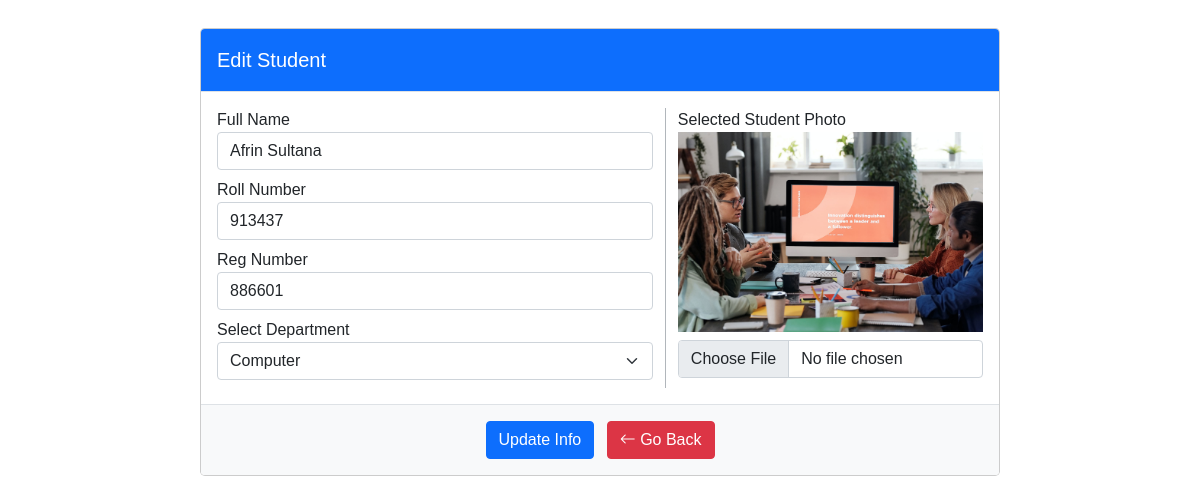
The app's page /editStudent/2 with its own data.
### tables this page shows
CREATE TABLE `student` (
  `id` int(11) NOT NULL,
  `name` varchar(60) NOT NULL,
  `roll` varchar(15) NOT NULL,
  `reg` varchar(20) NOT NULL,
  `department` varchar(50) NOT NULL,
  `photo` varchar(100) NOT NULL
);

### edit_student.php (the view, shortened to what this page needs)
<?php
include('master/header.php')
?>
<div class="container">
    <?php
    $id = $_GET['id'];
    include('database/connect.php');
    $sql = "SELECT * FROM student WHERE id=$id";
    $query = $conn->query($sql);
    $data = $query->fetch_assoc();
    ?>
    <div class="modal-dialog modal-dialog-centered modal-lg">
        <div class="modal-content">
            <div class="modal-header bg-primary text-white">
                <h5 class="modal-title" id="exampleModalLabel">Edit Student</h5>
            </div>
            <form method="POST" action="<?= $path.'database/student.php?action=edit&id='.$data['id']?>" enctype="multipart/form-data">
                <div class="modal-body">
                    <div class="row">
                        <div class="col-md-7 border-right">
                            <div class="form-group mb-2">
                                <label for="">Full Name</label>
                                <input type="text" name="name" value="<?=$data['name']?>" class="form-control" required minlength="4">
                            </div>
                            <div class="form-group mb-2">
                                <label for="">Roll Number</label>
                                <input type="number" name="roll" value="<?=$data['roll']?>" class="form-control" required>
                            </div>
                            <div class="form-group mb-2">
                                <label for="">Reg Number</label>
                                <input type="number" name="reg" value="<?=$data['reg']?>" class="form-control" required>
                            </div>
                            <div class="form-group mb-2">
                                <label for="">Select Department</label>
                                <select name="department" class="form-select">
                                    <option value="<?=$data['department']?>" selected><?=$data['department']?></option>
                                </select>
                            </div>
                        </div>
                        <div class="col-md-5">
                            <div class="image">
                                <p class="m-0">Selected Student Photo</p>
                                <img src="<?=$path.'uploads/'.$data['photo']?>" width="100%" height="200" id="photoPreview">
                                <input type="file" class="form-control mt-2" name="photo" id="image" accept="image/*" onchange="loadFile(event)">
                            </div>
                        </div>
                    </div>
                </div>
                <div class="modal-footer bg-light text-center d-block">
                    <button type="submit" class="btn btn-primary">Update Info</button>
                    <a href="<?= $path . 'home' ?>" class="btn btn-danger"><i class="bi bi-arrow-left"></i> Go Back</a>
                </div>
            </form>
        </div>
    </div>
</div>
<?php
include('master/footer.php')
?>

### master/header.php (style rules this page uses)
.border-right { border-right: 1px solid #b1b6bb !important; }

### records on screen
student: name "Afrin Sultana", roll "913437", reg "886601", department "Computer", photo (picture)
